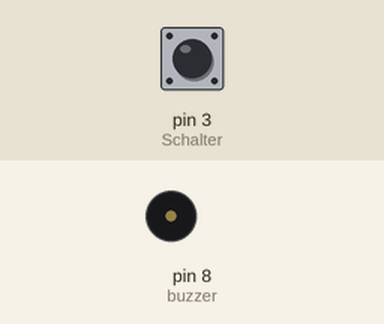
A sketch run on a simulated Arduino Uno, built with avr-gcc and run on an emulated ATmega328P. Parts: buzzer (waves = sounding, pin HIGH). The test bench sets the inputs (shaded band); at power-on: pin 3 (Schalter) HIGH.

Above: at 1.2 s.
1.3 s: pin 3 (Schalter) pulled LOW for 1 s
At 1.5 s:
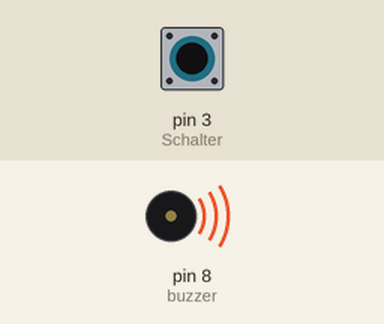
4.3 s: pin 3 (Schalter) pulled LOW for 3.2 s
At 8.5 s:
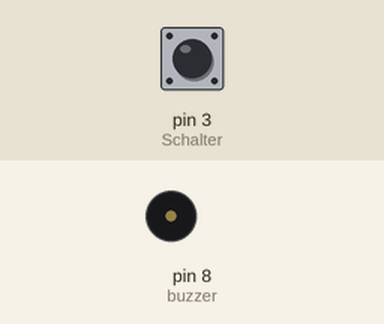
Timing chart, 0 to 10.0 s (numbered marks = the images above; inputs shaded):
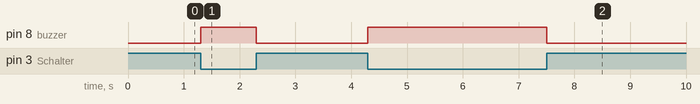

The sketch:

active.ino
```cpp
//www.elegoo.com
//2016.12.08

int buzzer = 8; // der Pins des angesteckten Summers
const int Schalter = 3; // Digitaler Pin zum schalten der LED's

void setup()
{
 pinMode(buzzer,OUTPUT);// initialsiert den buzzer als Output
 pinMode(Schalter, INPUT_PULLUP);
}
void loop()
{
  if(digitalRead(Schalter) == LOW){
    digitalWrite(buzzer, HIGH);
    delay(200);
    digitalWrite(buzzer, LOW);
  }
}
```

Measured:
- after the input at 1.3 s, pin 8 (buzzer): LOW → HIGH at once, → LOW 1.0 s later
- after the input at 4.3 s, pin 8 (buzzer): LOW → HIGH at once, → LOW 3.2 s later
